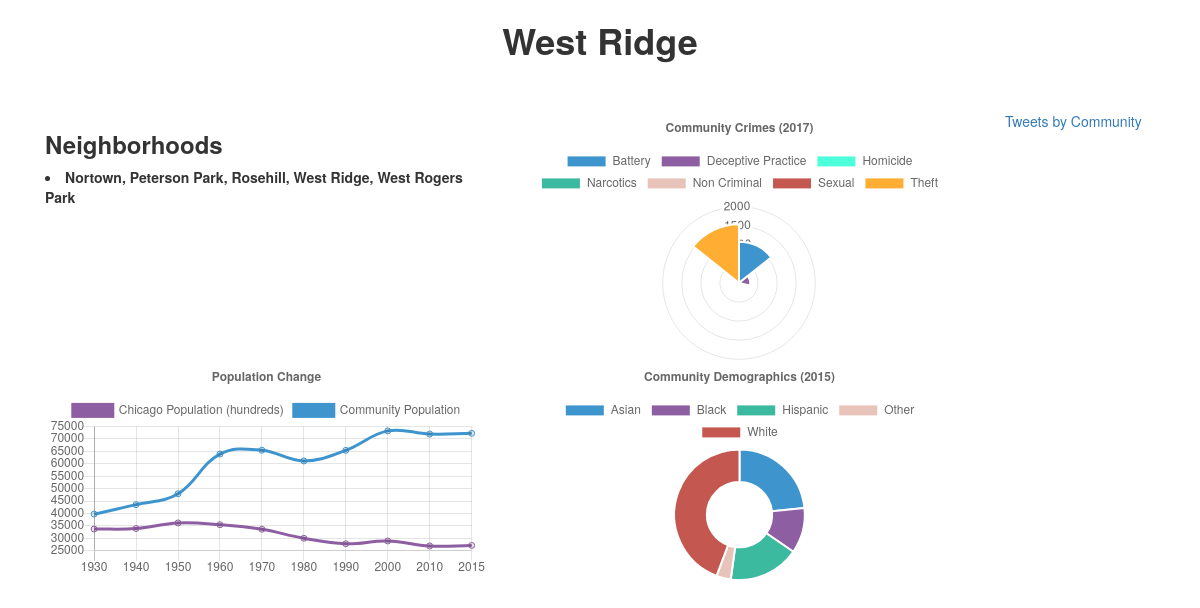
Page /dash/2 on the committed database.
### tables this page shows
CREATE TABLE [comm_names] ([id] INTEGER (10), [community] text, PRIMARY KEY ([id]));

CREATE TABLE [neighborhoods] ([ID] INTEGER (10), [neighborhoods] VARCHAR, PRIMARY KEY ([ID]));

### app.py (the view)
@app.route("/dash/<ID>")
def dash(ID):
    names = session.query(Communities).filter(Communities.id == ID)
    all_names = []
    for name in names:
        comm_dict = {}
        comm_dict["name"] = name.community
        all_names.append(comm_dict)
    name = jsonify(all_names)
    twitters = session.query(Twitter).filter(Twitter.id == ID)
    handles = []
    for handle in twitters:
        handle_dict = {}
        handle_dict["handle"] = handle.twitter_handle
        handles.append(handle_dict)
    twitter_handle = jsonify(handles)
    results = session.query(Population).filter(Population.id == ID)
    totals = session.query(Population).filter(Population.id == 78)
    pop = []
    for population in results:
        pop_dict = {}
        pop_dict["ID"] = population.id
        pop_dict["_1930"] = population._1930
        pop_dict["_1940"] = population._1940
        pop_dict["_1950"] = population._1950
        pop_dict["_1960"] = population._1960
        pop_dict["_1970"] = population._1970
        pop_dict["_1980"] = population._1980
        pop_dict["_1990"] = population._1990
        pop_dict["_2000"] = population._2000
        pop_dict["_2010"] = population._2010
        pop_dict["_2015"] = population._2015
    for total in totals:
        pop_dict["all_1930"] = total._1930
        pop_dict["all_1940"] = total._1940
        pop_dict["all_1950"] = total._1950
        pop_dict["all_1960"] = total._1960
        pop_dict["all_1970"] = total._1970
        pop_dict["all_1980"] = total._1980
        pop_dict["all_1990"] = total._1990
        pop_dict["all_2000"] = total._2000
        pop_dict["all_2010"] = total._2010
        pop_dict["all_2015"] = total._2015
        pop.append(pop_dict)
    population_data = jsonify(pop)
    demographics = session.query(Race).filter(Race.id == ID)
    race = []
    for demo in demographics:
        demo_dict = {}
        demo_dict["ID"] = demo.id
        demo_dict["asian2015"] = demo.asian2015
        demo_dict["black2015"] = demo.black2015
        demo_dict["hispanic2015"] = demo.hispanic2015
        demo_dict["other2015"] = demo.other2015
        demo_dict["white2015"] = demo.white2015
        race.append(demo_dict)
    race_data = jsonify(race)
    neighborhoods = session.query(Neighborhoods).filter(Neighborhoods.ID ==ID)
    all_neighborhoods = []
    for hood in neighborhoods:
        hood_dict = {}
        hood_dict["ID"] = hood.ID
        hood_dict["Neighborhoods"] = hood.neighborhoods
        all_neighborhoods.append(hood_dict)
    neighborhood_data = jsonify(all_neighborhoods)
    crimes = session.query(Crime).filter(Crime.id == ID)
    crime_data = []
    for crime in crimes:
        crime_dict = {}
        crime_dict["ID"] = crime.id
        crime_dict["battery"] = crime.battery
        crime_dict["deceptive_practice"] = crime.deceptive_practice
        crime_dict["homicide"] = crime.homicide
        crime_dict["narcotics"] = crime.narcotics
        crime_dict["non_criminal"] = crime.non_criminal
        crime_dict["sexual"] = crime.sexual
        crime_dict["theft"] = crime.theft
        crime_data.append(crime_dict)
    crimes2017 = jsonify(crime_data)
    return render_template("index.html", comm_dict=comm_dict, handle_dict=handle_dict, pop_dict=pop_dict, demo_dict=demo_dict, hood_dict=hood_dict, crime_dict=crime_dict)

### templates/index.html (shortened to what this page needs)
<!DOCTYPE html>
<html lang="en">
<head>
    <link rel="stylesheet" href="https://maxcdn.bootstrapcdn.com/bootstrap/3.3.7/css/bootstrap.min.css">
    <link rel="bootstrap stylesheet" href="style.css">
</head>
<body>
    <div id="container" class="custom-container container">
        <div class="row">
            <div id="root">
                <h1 align="center"><strong>{{comm_dict.name}}</strong></h1>
            </div>
        </div>
        <br>
        <br>
        <div class="row">
            <div class="col-md-10">
                <div class="col-md-6">
                    <div id="facts">
                        <h3><strong>Neighborhoods</strong></h3>
                        <li><strong>{{hood_dict.Neighborhoods}}</strong></li>
                    </div>
                </div>
                <div class="col-md-6">
                    <div id="crime">
                        <canvas id="polar-chart" width="800" height="450"></canvas>
                        <script>
                        new Chart(document.getElementById("polar-chart"), {
                        type: 'polarArea',
                        data: {
                        labels: ["Battery", "Deceptive Practice", "Homicide", "Narcotics", "Non Criminal", "Sexual", "Theft"],
                        datasets: [
                            {
                            label: "Crime Types",
                            backgroundColor: ["#3e95cd", "#8e5ea2","#4dffdb","#3cba9f","#e8c3b9","#c45850","#ffad33"],
                            data: [{{crime_dict.battery}},{{crime_dict.deceptive_practice}},{{crime_dict.homicide}},{{crime_dict.narcotics}},{{crime_dict.non_criminal}},{{crime_dict.sexual}},{{crime_dict.theft}}]
                            }
                        ]
                        },
                        options: {
                        title: {
                            display: true,
                            text: 'Community Crimes (2017)'
                        }
                        }
                    });
                        </script>
                    </div>
                </div>
                <div class="col-md-6">
                    <div id="population">
                        <canvas id="line-chart" max-width=350 max-height=350></canvas>
                        <script>
                        new Chart(document.getElementById("line-chart"), {
                                type: 'line',
                                data: {
                                  labels: ["1930","1940","1950","1960","1970","1980","1990","2000","2010","2015"],
                                  datasets: [{
                                    label: "Chicago Population (hundreds)",
                                    type: "line",
                                    borderColor: "#8e5ea2",
                                    data: [{{pop_dict.all_1930}}/100,{{pop_dict.all_1940}}/100,{{pop_dict.all_1950}}/100,{{pop_dict.all_1960}}/100,{{pop_dict.all_1970}}/100,{{pop_dict.all_1980}}/100,{{pop_dict.all_1990}}/100,{{pop_dict.all_2000}}/100,{{pop_dict.all_2010}}/100,{{pop_dict.all_2015}}/100],
                                    fill: false
                                    }, {
                                      label: "Community Population",
                                      type: "line",
                                      borderColor: "#3e95cd",
                                      data: [{{pop_dict._1930}},{{pop_dict._1940}},{{pop_dict._1950}},{{pop_dict._1960}},{{pop_dict._1970}},{{pop_dict._1980}},{{pop_dict._1990}},{{pop_dict._2000}},{{pop_dict._2010}},{{pop_dict._2015}}],
                                      fill: false
                                    }
                                  ]
                                },
                                options: {
                                  title: {
                                    display: true,
                                    text: 'Population Change'
                                  },
                                  legend: { display: true }
                                }
                              });</script>
                    </div>
                </div>
                <div class="col-md-6">
                    <div id="demographics">
                        <canvas id="doughnut-chart" max-width=400  max-height=400></canvas>
                        <script>
                            new Chart(document.getElementById("doughnut-chart"), {
                            type: 'doughnut',
                            data: {
                            labels: ["Asian", "Black", "Hispanic", "Other", "White"],
                            datasets: [
                                {
                                label: "Community Demographics",
                                backgroundColor: ["#3e95cd", "#8e5ea2","#3cba9f","#e8c3b9","#c45850"],
                                data: [{{demo_dict.asian2015}},{{demo_dict.black2015}},{{demo_dict.hispanic2015}},{{demo_dict.other2015}},{{demo_dict.white2015}}]
                                }
                            ]
                            },
                            options: {
                            title: {
                                display: true,
                                text: 'Community Demographics (2015)'
                            }
                            }
                        });
                        </script>
                    </div>
                </div>
            </div>
            <div class="col-md-2">
                <div id="twitter">
                    <a class="twitter-timeline" href="https://twitter.com/{{handle_dict.handle}}?ref_src=twsrc%5Etfw">Tweets by Community</a> <script async src="https://platform.twitter.com/widgets.js" charset="utf-8"></script>
                </div>
            </div>
        </div>
    </div>
</body>
</html>

### rows in the picture
comm_names: name "West Ridge"
neighborhoods: Neighborhoods "Nortown, Peterson Park, Rosehill, West Ridge, West Rogers Park"

### other values in the picture
chart data {{ crime_dict.battery }} 1082
chart data {{ crime_dict.deceptive_practice }} 293
chart data {{ crime_dict.homicide }} 2
chart data {{ crime_dict.narcotics }} 57
